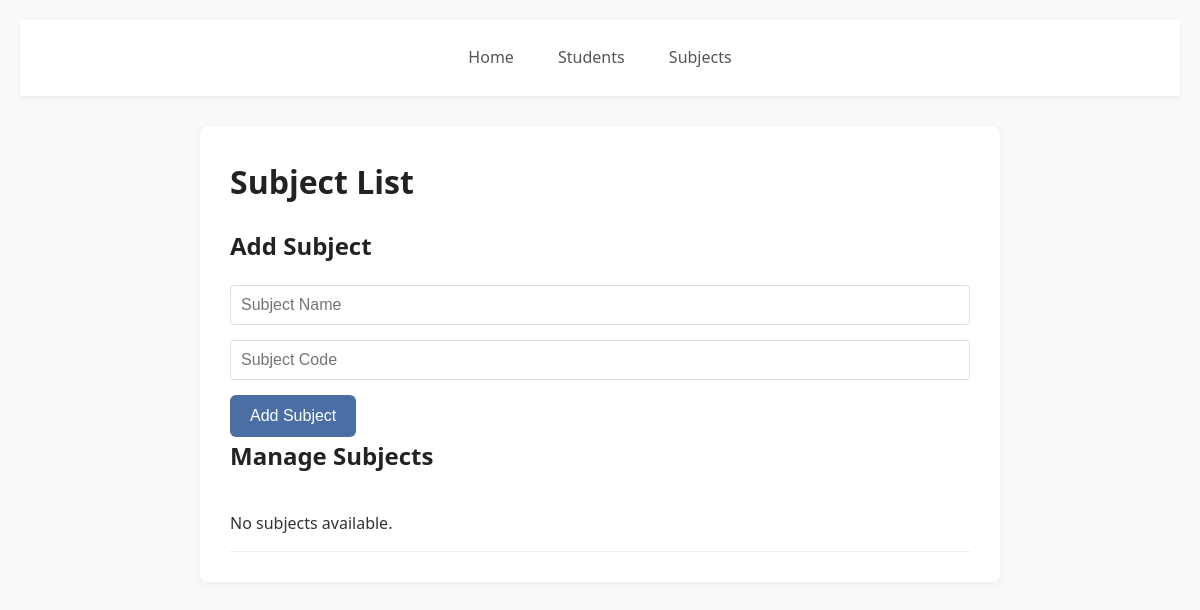
Before: /subjects/ with the older database file.
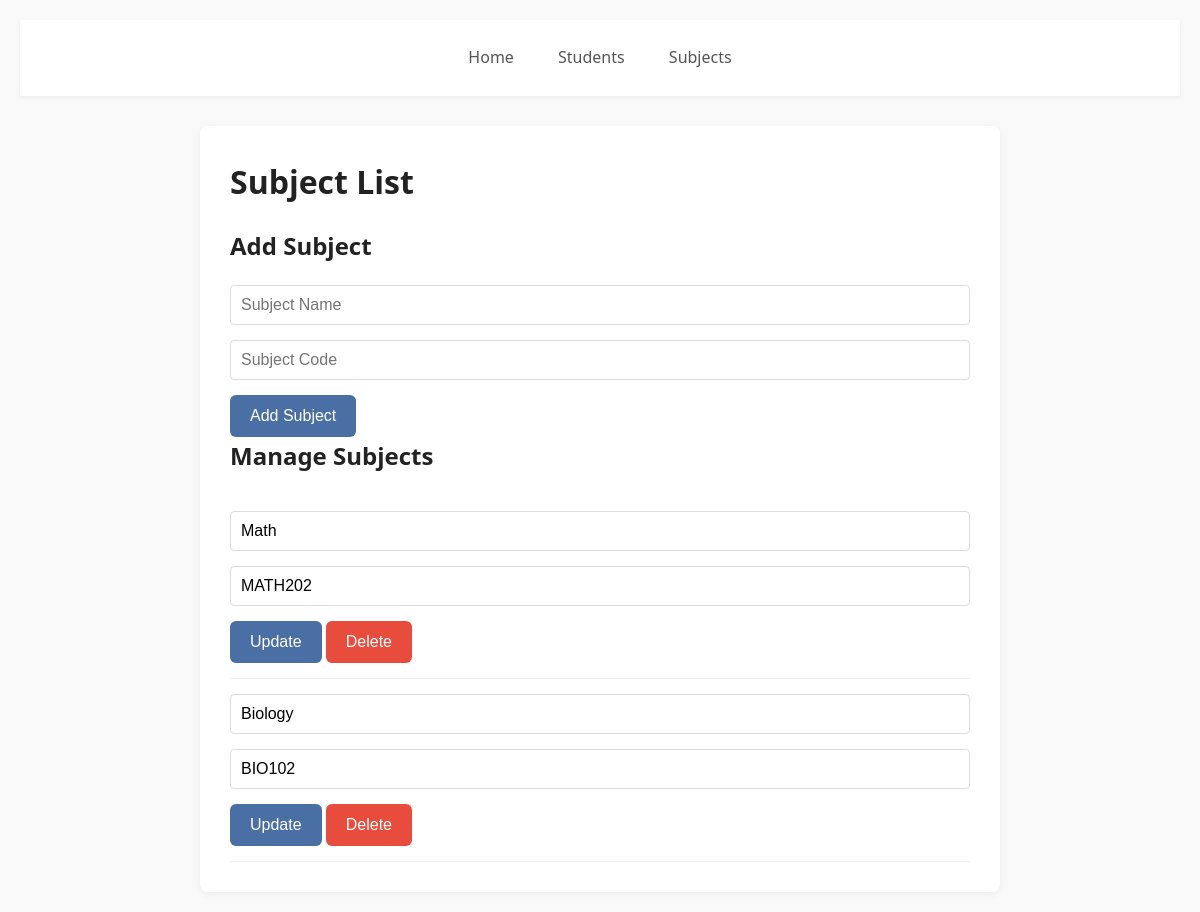
After: the same page with the newer database file.
### core/models.py (models this page shows, shortened)
class Subject(models.Model):
    name = models.CharField(max_length=100)
    code = models.CharField(max_length=10, unique=True)
    students = models.ManyToManyField(Student, related_name='subjects')

### core/views.py (the view, shortened to what this page needs)
# urls.py: path('subjects/', subject_list, name='subject_list'),
def subject_list(request):
    subjects = Subject.objects.all()
    return render(request, 'subject_list.html', {'subjects': subjects})

### core/templates/subject_list.html (shortened to what this page needs)
<!DOCTYPE html>
<html lang="en">
<head>
    <link rel="stylesheet" href="/static/css/styles.css">
</head>
<body>
    <div class="navbar">
        <a href="/">Home</a>
        <a href="/students/">Students</a>
        <a href="/subjects/">Subjects</a>
    </div>
    <div class="container">
        <h1>Subject List</h1>
        <h2>Add Subject</h2>
        <form method="post" action="{% url 'subject_list' %}">
            <input type="text" name="name" placeholder="Subject Name" required>
            <input type="text" name="code" placeholder="Subject Code" required>
            <button type="submit">Add Subject</button>
        </form>
        <h2>Manage Subjects</h2>
        <ul>
            {% for subject in subjects %}
                <li>
                    <form method="post" action="{% url 'subject_list' %}" style="display:inline;">
                        <input type="text" name="name" value="{{ subject.name }}" required>
                        <input type="text" name="code" value="{{ subject.code }}" required>
                        <button type="submit">Update</button>
                    </form>
                    <form method="post" action="{% url 'subject_list' %}" style="display:inline;" onsubmit="return confirm('Are you sure you want to delete this subject?');">
                        <button type="submit" class="delete-btn">Delete</button>
                    </form>
                </li>
            {% empty %}
                <li>No subjects available.</li>
            {% endfor %}
        </ul>
    </div>
</body>
</html>

Changed rows visible on the page:
added Subject: name "Math", code "MATH202"
added Subject: name "Biology", code "BIO102"
Other visible differences:
text no longer shown: "No subjects available."
